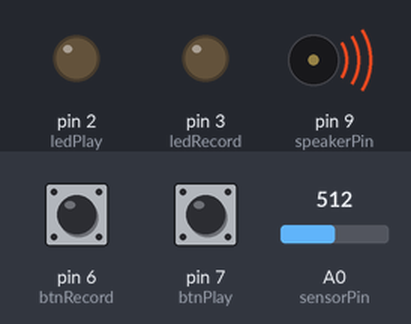
Simulated run of this sketch. Board: Arduino Uno, built with avr-gcc and run on an emulated ATmega328P. Parts: output pins drawn as LEDs (lit = HIGH), buzzer (waves = sounding). The inputs (shaded band) are chosen by the test bench; at power-on: pin 6 (btnRecord) LOW, pin 7 (btnPlay) LOW, A0 (sensorPin) = 512.

Above: at 6.2 s.
6.3 s: pin 6 (btnRecord) pulled HIGH for 0.15 s
At 7.5 s:
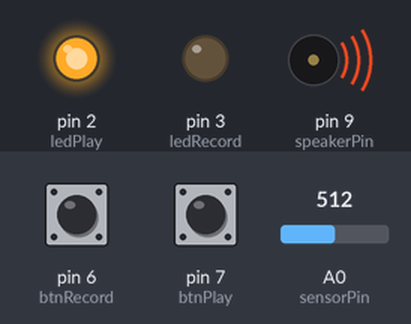
7.9 s: pin 7 (btnPlay) pulled HIGH for 0.15 s
At 8.7 s:
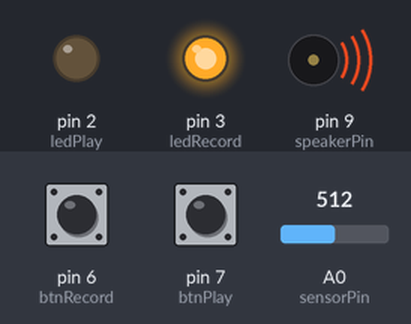
10.9 s: pin 6 (btnRecord) pulled HIGH for 1 s
At 11.2 s:
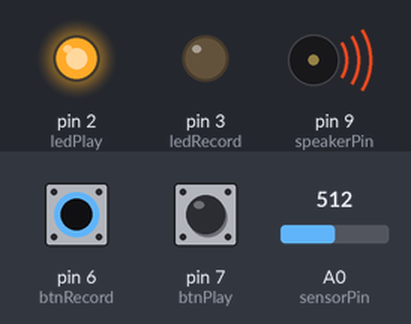
13.4 s: pin 6 (btnRecord) pulled HIGH for 3.2 s
At 14.2 s:
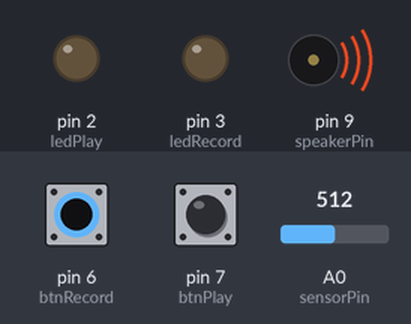
Timing chart, 0 to 16.4 s (numbered marks = the images above; inputs shaded):
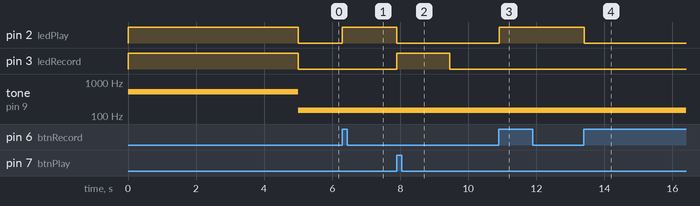

Measured:
- after the input at 6.3 s, pin 2 (ledPlay): LOW → HIGH at once
- after the input at 7.9 s, pin 2 (ledPlay): HIGH → LOW at once; pin 3 (ledRecord): LOW → HIGH at once, → LOW 1.5 s later
- after the input at 10.9 s, pin 2 (ledPlay): LOW → HIGH at once
- after the input at 13.4 s, pin 2 (ledPlay): HIGH → LOW at once

The sketch:

zad17.ino
```cpp
#define MIN(a, b) (a <  b ? a : b)
#define MAX(a, b) (a > b ? a : b)

#define RECORD 500
#define SAMPLE 10

char sensorPin = A0;
char speakerPin = 9;

char ledPlay = 2, ledRecord = 3;

int btnRecord = 6, btnPlay = 7;

short record[RECORD];
short recordLen = 0;
short playPosition = 0;

char btnRecordState = LOW,
     btnPlayState = LOW;

char play = 0;
char doRecord = 0;

short sensorMin = 1000;
short sensorMax = 0;

short i, sensorRead, btnRead;
long probe, lastProbe = 0;

void setup()
{
  Serial.begin(9600);
  pinMode(speakerPin, OUTPUT);
  pinMode(ledPlay, OUTPUT);
  pinMode(ledRecord, OUTPUT);

  digitalWrite(ledPlay, HIGH);
  digitalWrite(ledRecord, HIGH);

  while (millis() < 5000) {
    sensorRead = analogRead(sensorPin);
    tone(speakerPin, sensorRead);      // raw tone, calibration helper
    sensorMax = MAX(sensorRead, sensorMax);
    sensorMin = MIN(sensorRead, sensorMin);
    delay(SAMPLE);
  }
  digitalWrite(ledPlay, LOW);
  digitalWrite(ledRecord, LOW);
}

inline void setMode(char m)
{
  play = m;
  digitalWrite(ledPlay, LOW);
  digitalWrite(ledRecord, LOW);
}

void loop()
{
  int btnRead = digitalRead(btnRecord);

  //Nagrywanie
  if (btnRead != btnRecordState) {
    btnRecordState = btnRead;

    if (btnRecordState == HIGH) {
      play = 0;
      digitalWrite(ledRecord,LOW);
      //wylacz nagrywanie jezeli juz nagrywa
      if (doRecord == 1) {
        doRecord = 0;
        digitalWrite(ledPlay, LOW);
      }
      else
      //wlacz nagrywanie
      {
        lastProbe = 0;
        recordLen = 0;
        doRecord = 1;
        digitalWrite(ledPlay, HIGH);
      }
    }
  }

  //Odtwarzanie
  btnRead = digitalRead(btnPlay);

  if (btnRead != btnPlayState) {
    btnPlayState = btnRead;

    if (btnPlayState == HIGH) {
      play = 1;
      lastProbe = 0;
      doRecord = 0;
      playPosition = 0;
      digitalWrite(ledPlay,LOW);
      digitalWrite(ledRecord, HIGH);
    }
  }

  if (play == 0) {

    sensorRead = analogRead(sensorPin);
    //Serial.println(sensorRead);

    int thisPitch = map(sensorRead, sensorMin, sensorMax, 150, 1500);

    //nagrywanie
    if (doRecord == 1) {
      //zapisujemy wartosci co okreslana ilosc czasu
      probe = millis();
      if (probe - lastProbe > SAMPLE) {
        if (recordLen < RECORD) {
          lastProbe = probe;
          record[recordLen++] = thisPitch;
        } else {
            doRecord = 0;
        }
      }
    }

    tone(speakerPin, thisPitch);
    delay(SAMPLE);
  }

  //odtwarzanie
  if (play == 1) {
    if (playPosition < recordLen) {
      tone(speakerPin, record[playPosition]);
      probe = millis();
      if (probe - lastProbe > SAMPLE) {
        lastProbe = probe;
        ++playPosition;
      }
    } else {
      play = 0;
      digitalWrite(ledPlay,LOW);
      digitalWrite(ledRecord,LOW);
    }
    delay(SAMPLE);
  }
}
```
